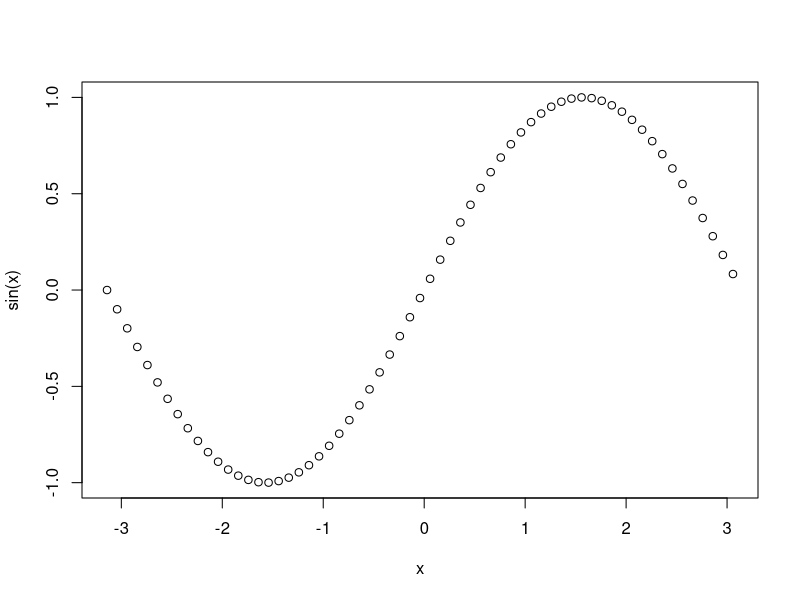
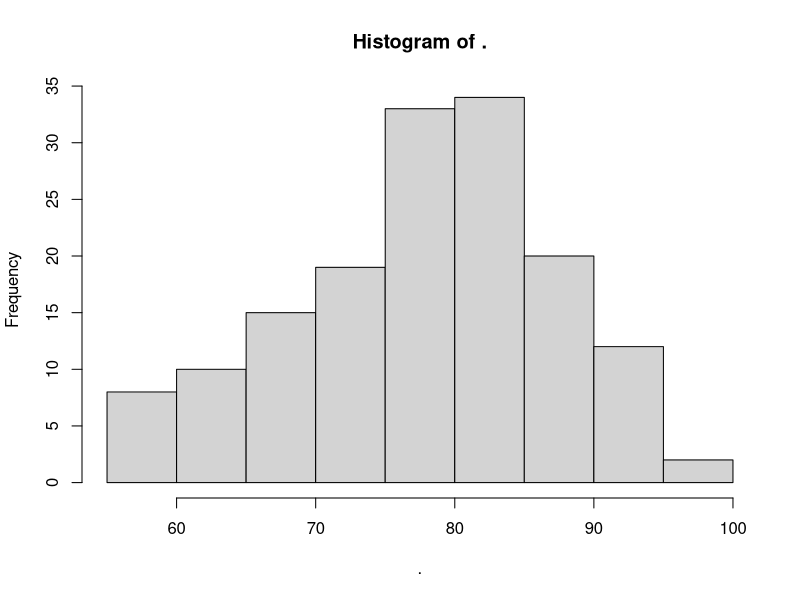
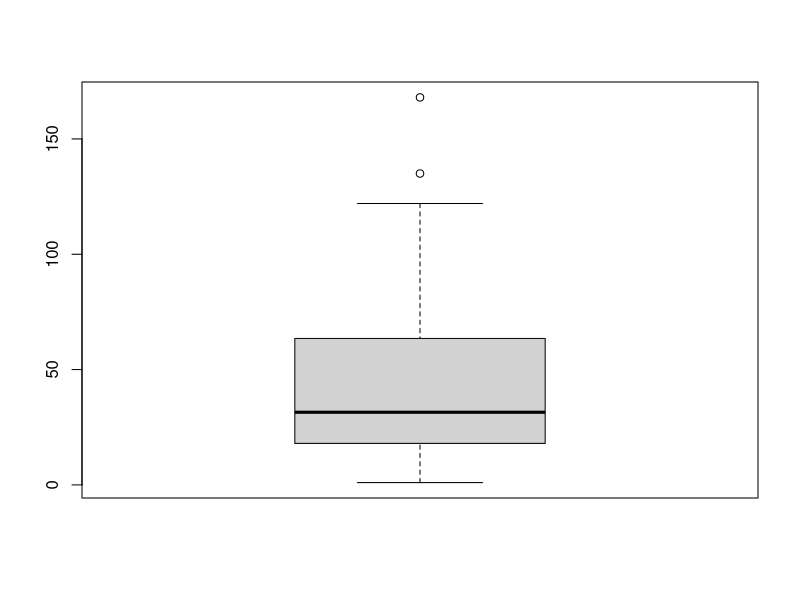

Recreate these plots in R, in order.
# HW 1 for Cornell's Data Science class, spring 2017. 
# http://nbviewer.jupyter.org/github/cdstrainingprogram/cdstrainingprogram.github.io/blob/master/assignments/Assignment%201.ipynb
# http://datascienceis.life

library(tidyverse)
gender <- c("male", "male", "male", "female", "female") %>%
  as.factor()

x <- seq(-pi,pi,0.1)
plot(x, sin(x))

airquality$Temp %>%
  hist()

boxplot(airquality$Ozone)

# Problem 1 - data structure.

# Parts 1-2. Create vectors & data frame.
GenderDist <- tribble(
  ~major, ~male, ~female,
  "biomedical engineering", 23, 65,
  "computer science", 326, 134,
  "info science", 20, 23,
  "chemical engineering", 88, 99,
  "operation research", 110, 107
)

GenderDist$female %>%
  max()
GenderDist$female %>%
  mean()
GenderDist$female %>%
  sd()
